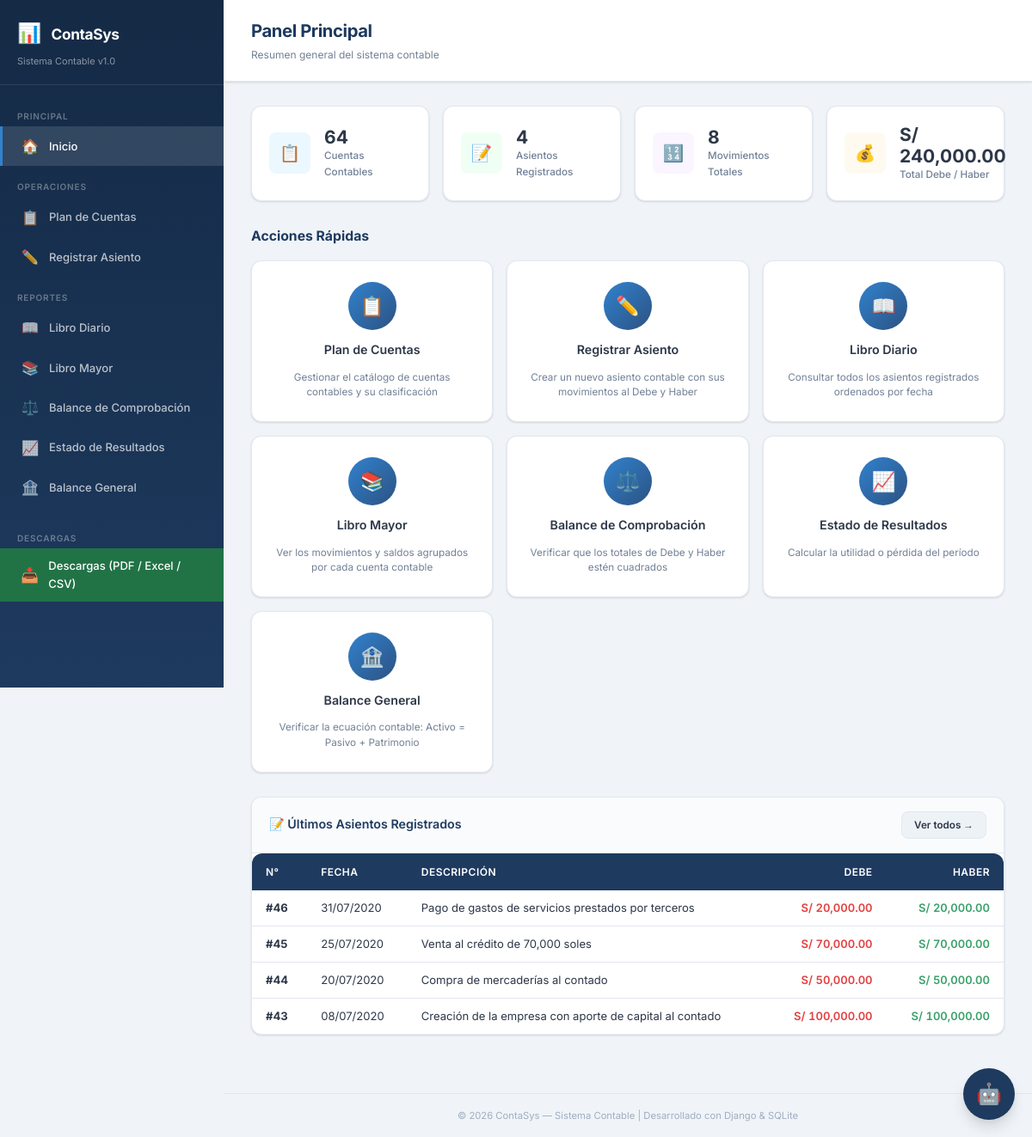
Before: / with the older database file.
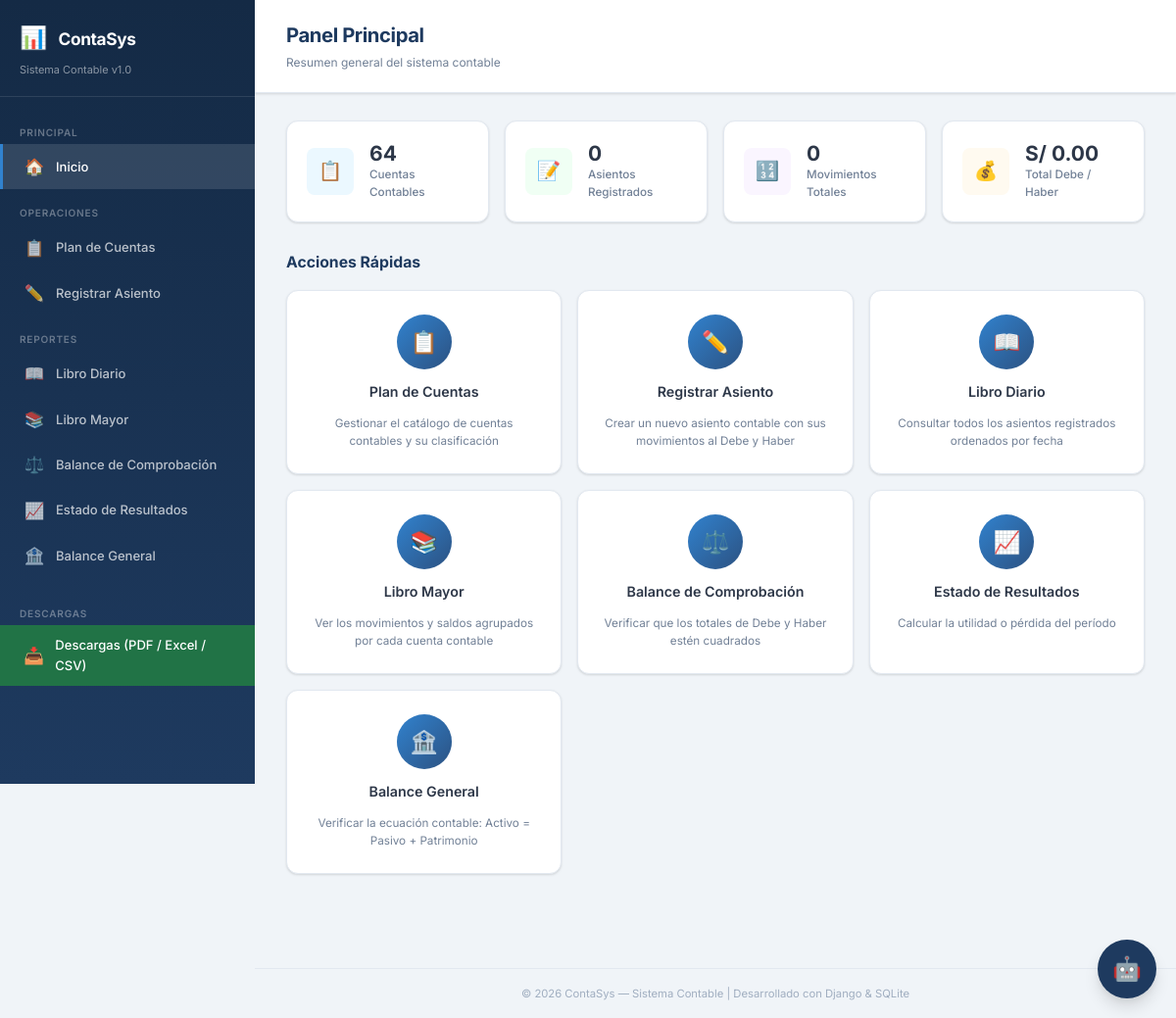
After: the same page with the newer database file.
### core/models.py (models this page shows, shortened)
class AsientoContable(models.Model):
    fecha = models.DateField(verbose_name='Fecha')
    descripcion = models.TextField(blank=True, default='', verbose_name='Descripción')
    created_at = models.DateTimeField(auto_now_add=True)
    class Meta:
        ordering = ['fecha', 'id']
        verbose_name = 'Asiento Contable'
        verbose_name_plural = 'Asientos Contables'
    @property
    def total_debe(self):
        return self.movimientos.filter(tipo='debe').aggregate(
            total=models.Sum('monto'))['total'] or Decimal('0')
    @property
    def total_haber(self):
        return self.movimientos.filter(tipo='haber').aggregate(
            total=models.Sum('monto'))['total'] or Decimal('0')

### core/views.py (the view)
# urls.py: path('', views.index, name='index'),
def index(request):
    total_asientos = AsientoContable.objects.count()
    total_cuentas = CuentaContable.objects.count()
    total_movimientos = Movimiento.objects.count()
    total_debe = Movimiento.objects.filter(tipo='debe').aggregate(
        total=Sum('monto'))['total'] or Decimal('0')
    total_haber = Movimiento.objects.filter(tipo='haber').aggregate(
        total=Sum('monto'))['total'] or Decimal('0')
    ultimos_asientos = AsientoContable.objects.prefetch_related(
        'movimientos__cuenta'
    ).order_by('-created_at')[:5]
    context = {
        'total_asientos': total_asientos,
        'total_cuentas': total_cuentas,
        'total_movimientos': total_movimientos,
        'total_debe': total_debe,
        'total_haber': total_haber,
        'ultimos_asientos': ultimos_asientos,
    }
    return render(request, 'index.html', context)

### core/templatetags/contable_tags.py (called while the page is built)
@register.filter
def formato_moneda(valor):
    if valor is None:
        return 'S/ 0.00'
    try:
        valor = Decimal(str(valor))
        return f'S/ {valor:,.2f}'
    except Exception:
        return f'S/ {valor}'

### templates/index.html (shortened to what this page needs)
{% extends 'base.html' %}
{% load contable_tags %}
{% block nav_index %}active{% endblock %}
{% block page_title %}Panel Principal{% endblock %}
{% block page_subtitle %}Resumen general del sistema contable{% endblock %}
{% block content %}
<div class="stats-grid">
    <div class="stat-card">
        <div class="stat-icon blue">📋</div>
        <div class="stat-info">
            <h4>{{ total_cuentas }}</h4>
            <p>Cuentas Contables</p>
        </div>
    </div>
    <div class="stat-card">
        <div class="stat-icon green">📝</div>
        <div class="stat-info">
            <h4>{{ total_asientos }}</h4>
            <p>Asientos Registrados</p>
        </div>
    </div>
    <div class="stat-card">
        <div class="stat-icon purple">🔢</div>
        <div class="stat-info">
            <h4>{{ total_movimientos }}</h4>
            <p>Movimientos Totales</p>
        </div>
    </div>
    <div class="stat-card">
        <div class="stat-icon orange">💰</div>
        <div class="stat-info">
            <h4>{{ total_debe|formato_moneda }}</h4>
            <p>Total Debe / Haber</p>
        </div>
    </div>
</div>
<h3 style="margin-bottom: 16px; color: var(--primary); font-size: 1.05rem;">Acciones Rápidas</h3>
<div class="actions-grid">
    <a href="{% url 'gestionar_cuentas' %}" class="action-card">
        <div class="action-icon">📋</div>
        <h4>Plan de Cuentas</h4>
        <p>Gestionar el catálogo de cuentas contables y su clasificación</p>
    </a>
    <a href="{% url 'registrar_asiento' %}" class="action-card">
        <div class="action-icon">✏️</div>
        <h4>Registrar Asiento</h4>
        <p>Crear un nuevo asiento contable con sus movimientos al Debe y Haber</p>
    </a>
    <a href="{% url 'libro_diario' %}" class="action-card">
        <div class="action-icon">📖</div>
        <h4>Libro Diario</h4>
        <p>Consultar todos los asientos registrados ordenados por fecha</p>
    </a>
    <a href="{% url 'libro_mayor' %}" class="action-card">
        <div class="action-icon">📚</div>
        <h4>Libro Mayor</h4>
        <p>Ver los movimientos y saldos agrupados por cada cuenta contable</p>
    </a>
    <a href="{% url 'balance_comprobacion' %}" class="action-card">
        <div class="action-icon">⚖️</div>
        <h4>Balance de Comprobación</h4>
        <p>Verificar que los totales de Debe y Haber estén cuadrados</p>
    </a>
    <a href="{% url 'estado_resultados' %}" class="action-card">
        <div class="action-icon">📈</div>
        <h4>Estado de Resultados</h4>
        <p>Calcular la utilidad o pérdida del período</p>
    </a>
    <a href="{% url 'balance_general' %}" class="action-card">
        <div class="action-icon">🏦</div>
        <h4>Balance General</h4>
        <p>Verificar la ecuación contable: Activo = Pasivo + Patrimonio</p>
    </a>
</div>
{% if ultimos_asientos %}
<div class="card" style="margin-top: 8px;">
    <div class="card-header">
        <h3>📝 Últimos Asientos Registrados</h3>
        <a href="{% url 'libro_diario' %}" class="btn btn-sm btn-secondary">Ver todos →</a>
    </div>
    <div class="card-body" style="padding: 0;">
        <div class="table-container">
            <table>
                <thead>
                    <tr>
                        <th>N°</th>
                        <th>Fecha</th>
                        <th>Descripción</th>
                        <th class="text-right">Debe</th>
                        <th class="text-right">Haber</th>
                    </tr>
                </thead>
                <tbody>
                    {% for asiento in ultimos_asientos %}
                    <tr>
                        <td><strong>#{{ asiento.id }}</strong></td>
                        <td>{{ asiento.fecha|date:"d/m/Y" }}</td>
                        <td>{{ asiento.descripcion|truncatewords:10 }}</td>
                        <td class="text-right monto text-debe">{{ asiento.total_debe|formato_moneda }}</td>
                        <td class="text-right monto text-haber">{{ asiento.total_haber|formato_moneda }}</td>
                    </tr>
                    {% endfor %}
                </tbody>
            </table>
        </div>
    </div>
</div>
{% endif %}
{% endblock %}

### templates/base.html (shortened to what this page needs)
{% load static %}
{% load contable_tags %}
<!DOCTYPE html>
<html lang="es">
<head>
    <link rel="stylesheet" href="{% static 'css/style.css' %}">
</head>
<body>
    <div class="layout">
        <aside class="sidebar">
            <div class="sidebar-brand">
                <h1><span class="brand-icon">📊</span> ContaSys</h1>
                <small>Sistema Contable v1.0</small>
            </div>
            <nav class="sidebar-nav">
                <div class="nav-section">Principal</div>
                <a href="{% url 'index' %}" class="nav-link {% block nav_index %}{% endblock %}">
                    <span class="nav-icon">🏠</span> Inicio
                </a>
                <div class="nav-section">Operaciones</div>
                <a href="{% url 'gestionar_cuentas' %}" class="nav-link {% block nav_cuentas %}{% endblock %}">
                    <span class="nav-icon">📋</span> Plan de Cuentas
                </a>
                <a href="{% url 'registrar_asiento' %}" class="nav-link {% block nav_registrar %}{% endblock %}">
                    <span class="nav-icon">✏️</span> Registrar Asiento
                </a>
                <div class="nav-section">Reportes</div>
                <a href="{% url 'libro_diario' %}" class="nav-link {% block nav_diario %}{% endblock %}">
                    <span class="nav-icon">📖</span> Libro Diario
                </a>
                <a href="{% url 'libro_mayor' %}" class="nav-link {% block nav_mayor %}{% endblock %}">
                    <span class="nav-icon">📚</span> Libro Mayor
                </a>
                <a href="{% url 'balance_comprobacion' %}" class="nav-link {% block nav_balance_comp %}{% endblock %}">
                    <span class="nav-icon">⚖️</span> Balance de Comprobación
                </a>
                <a href="{% url 'estado_resultados' %}" class="nav-link {% block nav_eerr %}{% endblock %}">
                    <span class="nav-icon">📈</span> Estado de Resultados
                </a>
                <a href="{% url 'balance_general' %}" class="nav-link {% block nav_balance_gen %}{% endblock %}">
                    <span class="nav-icon">🏦</span> Balance General
                </a>
                <div class="nav-section" style="margin-top: 20px;">Descargas</div>
                <a href="{% url 'reporte_completo' %}" class="nav-link {% block nav_reporte %}{% endblock %}" style="background-color: #217346; color: white;">
                    <span class="nav-icon">📥</span> Descargas (PDF / Excel / CSV)
                </a>
            </nav>
        </aside>
        <main class="main-content">
            <div class="page-header">
                <div>
                    <h2>{% block page_title %}Sistema Contable{% endblock %}</h2>
                    <div class="header-subtitle">{% block page_subtitle %}{% endblock %}</div>
                </div>
            </div>
            <div class="content-area">
                {% block content %}{% endblock %}
            </div>
            <div class="footer">
                <p>© 2026 ContaSys — Sistema Contable | Desarrollado con Django & SQLite</p>
            </div>
        </main>
    </div>
    <div id="chatbot-container" class="chatbot-container" data-url="{% url 'chatbot_api' %}">
        <button type="button" id="chatbot-toggle" class="chatbot-toggle" aria-label="Abrir asistente contable" aria-expanded="false" aria-controls="chatbot-window">🤖</button>
    </div>
</body>
</html>

Changed rows visible on the page:
removed AsientoContable: id "46", fecha "31/07/2020", descripcion "Pago de gastos de servicios prestados por terceros", total_debe "S/ 20,000.00", total_haber "S/ 20,000.00"
removed AsientoContable: id "45", fecha "25/07/2020", descripcion "Venta al crédito de 70,000 soles", total_debe "S/ 70,000.00", total_haber "S/ 70,000.00"
removed AsientoContable: id "44", fecha "20/07/2020", descripcion "Compra de mercaderías al contado", total_debe "S/ 50,000.00", total_haber "S/ 50,000.00"
removed AsientoContable: id "43", fecha "08/07/2020", descripcion "Creación de la empresa con aporte de capital al contado", total_debe "S/ 100,000.00", total_haber "S/ 100,000.00"
Other visible differences:
{{ total_asientos }}: "4" → "0"
{{ total_movimientos }}: "8" → "0"
{{ total_debe|formato_moneda }}: "S/ 240,000.00" → "S/ 0.00"
text no longer shown: "📝 Últimos Asientos Registrados Ver todos → N° FECHA DESCRIPCIÓN DEBE HABER"
